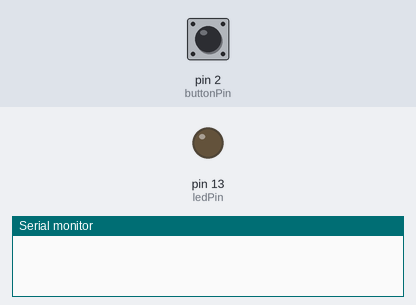
The sketch below on a simulated Arduino Uno, built with avr-gcc and run on an emulated ATmega328P. Shown: output pins drawn as LEDs (lit = HIGH), the last lines printed to the serial monitor. The inputs (shaded band) are chosen by the test bench; at power-on: pin 2 (buttonPin) LOW.

Above: at 1.2 s.
1.3 s: pin 2 (buttonPin) pulled HIGH for 0.15 s
2.9 s: pin 2 (buttonPin) pulled HIGH for 1 s
At 3.3 s:
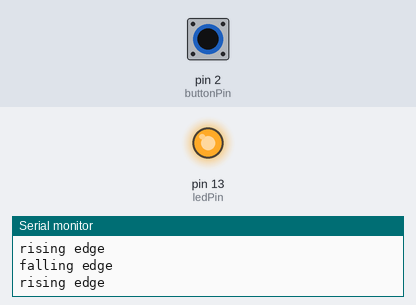
5.4 s: pin 2 (buttonPin) pulled HIGH for 3.2 s
At 6.4 s:
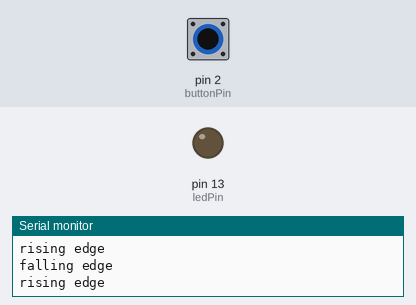
Timing chart, 0 to 8.4 s (numbered marks = the images above; inputs shaded):
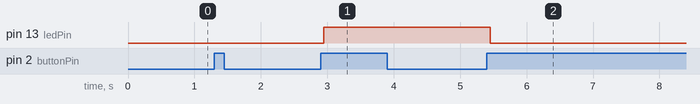

Measured:
- after the input at 2.9 s, pin 13 (ledPin): LOW → HIGH after 0.05 s
- after the input at 5.4 s, pin 13 (ledPin): HIGH → LOW after 0.05 s

The sketch:

edge.ino
```cpp
// this constant won't change:
const int  buttonPin = 2;
const int ledPin = 13;

// Variables will change:
int buttonPushCounter = 0;
int buttonState = 0;
int lastButtonState = 0;

void setup() {
  pinMode(buttonPin, INPUT);
  pinMode(ledPin, OUTPUT);
  Serial.begin(115200);
}

void loop() {
  // read the pushbutton input pin:
  buttonState = digitalRead(buttonPin);
  if (buttonState != lastButtonState) {
    if (buttonState == HIGH) {
      buttonPushCounter++;
      Serial.println("rising edge");
    } else {
      Serial.println("falling edge");
    }
    delay(50);
    if (buttonPushCounter % 2 == 0) {
      digitalWrite(ledPin, HIGH);
    } else {
      digitalWrite(ledPin, LOW);
    }
  }
  lastButtonState = buttonState;
}
```
